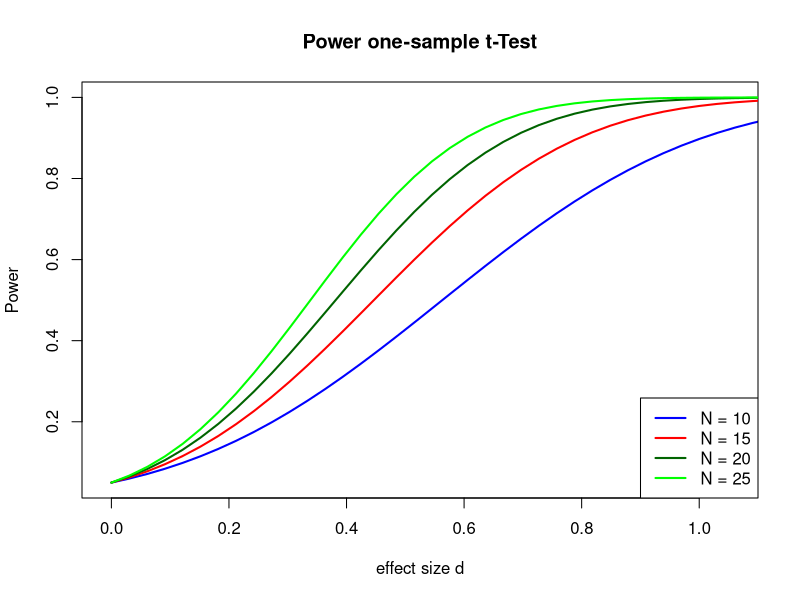

The R source for this figure:
# https://stackoverflow.com/questions/4680163/power-vs-effect-size-plot
# http://www.r-tutor.com/elementary-statistics/type-2-errors/type-2-errors-two-tailed-test-population-mean-unknown-variance

P     <- 3                             # number of groups for ANOVA
fVals <- seq(0, 1.2, length.out=100)   # effect sizes f for ANOVA
dVals <- seq(0, 3, length.out=100)     # effect sizes d for t-Test
nn    <- seq(10, 25, by=5)             # group sizes
alpha <- 0.05                          # test for level alpha

# function to calculate one-way ANOVA power for given group size
getFPow <- function(n) {
  critF <- qf(1-alpha, P-1, P*n - P) # critical F-value
  
  # probabilities of exceeding this F-value given the effect sizes f
  # P*n*fVals^2 is the non-centrality parameter
  1-pf(critF, P-1, P*n - P, P*n * fVals^2)
}

# function to calculate one-sample t-Test power for given group size
getTPow <- function(n) {
  critT <- qt(1-alpha, n-1)           # critical t-value
  
  # probabilities of exceeding this t-value given the effect sizes d
  # sqrt(n)*d is the non-centrality parameter
  1-pt(critT, n-1, sqrt(n)*dVals)
}

powsF <- sapply(nn, getFPow)      # ANOVA power  for for all group sizes
powsT <- sapply(nn, getTPow)      # t-Test power for for all group sizes

dev.new(width=10, height=5)
par(mfrow=c(1, 1))
# matplot(fVals, powsF, type="l", lty=1, lwd=2, xlab="effect size f",
#         ylab="Power", main="Power one-way ANOVA", xaxs="i",
#         xlim=c(-0.05, 1.1), col=c("blue", "red", "darkgreen", "green"))
# legend(x="bottomright", legend=paste("Nj =", c(10, 15, 20, 25)), lwd=2,
#        col=c("blue", "red", "darkgreen", "green"))
matplot(dVals, powsT, type="l", lty=1, lwd=2, xlab="effect size d",
        ylab="Power", main="Power one-sample t-Test", xaxs="i",
        xlim=c(-0.05, 1.1), col=c("blue", "red", "darkgreen", "green"))
legend(x="bottomright", legend=paste("N =", c(10, 15, 20, 25)), lwd=2,
       col=c("blue", "red", "darkgreen", "green"))

power.t.test(n=20,delta=5,sd=20,sig.level=0.05,type="one.sample",power=NULL)
delta<-seq(0,25,5)
power.t.test(n=20,delta=delta,sd=10,sig.level=0.05,type="one.sample",power=NULL,
             alternative="two.sided")
